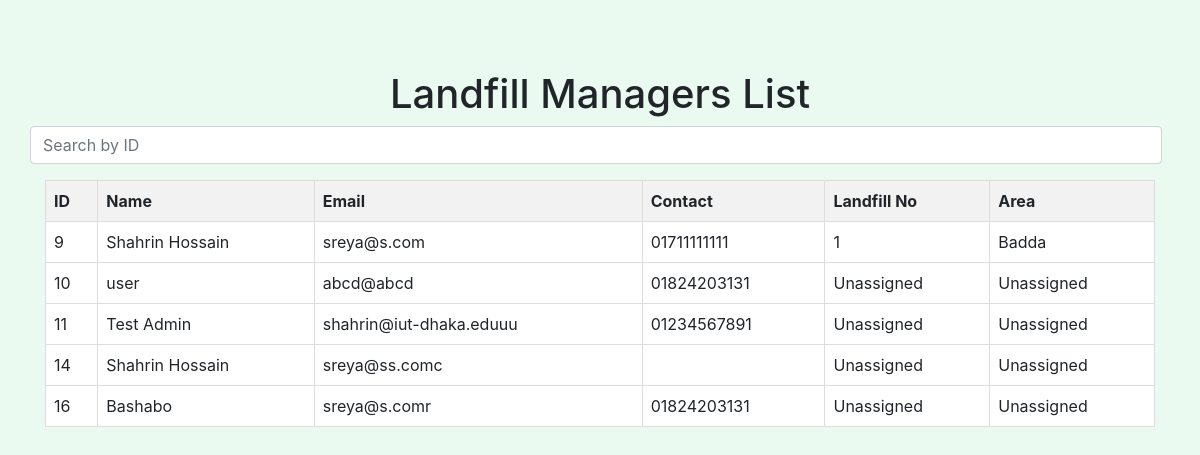
Page /landfill/manager_list (signed in) on the committed database.
### models.py (models this page shows, shortened)
class Landfill_manager_info(db.Model):
    id = db.Column(db.Integer, db.ForeignKey('user.id'), primary_key=True, nullable=False)
    landfill_id = db.Column(db.Integer, db.ForeignKey('landfill_info.landfill_id'), nullable=False)

class User(db.Model):
    id = db.Column(db.Integer, primary_key=True)
    email = db.Column(db.String(100), unique=True)
    password_hash = db.Column(db.String(100))
    role_id = db.Column(db.Integer, db.ForeignKey('role.id'), nullable=False)
    name = db.Column(db.String)
    contact = db.Column(db.String)
    verified = db.Column(db.Integer)

class Landfill_info(db.Model):
    landfill_id = db.Column(db.Integer, primary_key=True, autoincrement=True)
    name = db.Column(db.String)
    site_capacity = db.Column(db.Float, nullable=False)
    latitude = db.Column(db.Float)
    longitude = db.Column(db.Float)
    opening_time = db.Column(db.Time)
    closing_time = db.Column(db.Time)

### landfill.py (the view)
@landfill.route('/manager_list', methods=['GET'])
def get_lf_manager_list():
    if 5 in session['permissions']:
        all_managers = db.session.query(Landfill_manager_info, User).join(User, Landfill_manager_info.id == User.id).all()
        managers_data = [
            {
                'id': manager.Landfill_manager_info.id,
                'name': manager.User.name,
                'email': manager.User.email,
                'contact': manager.User.contact,
                'lf': manager.Landfill_manager_info.landfill_id
            }
            for manager in all_managers]
        all_lf = db.session.query(Landfill_info).all()
        lf_data = [
            {
                'landfill_no': lf.landfill_id,
                'name': lf.name,
            }
            for lf in all_lf]
        return render_template('all_lf_managers.html', managers=managers_data, lfs=lf_data)
    else:
        response = make_response(jsonify({"success": "False", "message": "Insufficient permissions"}), 401)
        return response

### templates/all_lf_managers.html (shortened to what this page needs)
<!DOCTYPE html>
<html lang="en">
<head>
    <link rel="stylesheet" href="https://cdn.jsdelivr.net/npm/bootstrap@4.6.2/dist/css/bootstrap.min.css">
</head>
<body>
<div class="container">
    <h1 class="row justify-content-center">Landfill Managers List</h1>
    <div class="row justify-content-center mb-3">
        <input type="number" id="searchInput" class="form-control mr-2" placeholder="Search by ID">
    </div>
    <table id="userTable">
        <thead>
            <tr>
                <th onclick="sortTable(0)">ID</th>
                <th onclick="sortTable(1)">Name</th>
                <th onclick="sortTable(2)">Email</th>
                <th onclick="sortTable(3)">Contact</th>
                <th onclick="sortTable(4)">Landfill No</th>
                <th onclick="sortTable(4)">Area</th>
            </tr>
        </thead>
        <tbody>
            {% for manager in managers %}
                <tr class="userData">
                    <td>{{ manager.id }}</td>
                    <td>{{ manager.name }}</td>
                    <td>{{ manager.email }}</td>
                    <td>{{ manager.contact }}</td>
                    {% if manager.lf==-1 %}
                    <td>Unassigned</td>
                    {% elif manager.lf!=-1 %}
                    <td>{{ manager.lf }}</td>
                    {% endif %}
                    {% if manager.lf==-1 %}
                    <td>Unassigned</td>
                    {% elif manager.lf!=-1 %}
                        {% for lf in lfs %}
                            {% if lf.landfill_no == manager.lf %}
                                <td>{{ lf.name }}</td>
                            {% endif %}
                        {% endfor %}
                    {% endif %}
                </tr>
            {% endfor %}
        </tbody>
    </table>
</div>
</body>
</html>

### templates/all_lf_managers.html (style rules this page uses)
body { background-color: #eafaf1; padding: 20px; }
.container { margin-top: 50px; }
table { width: 100%; border-collapse: collapse; background-color: #fff; border: 1px solid #dddddd; }
th, td { border: 1px solid #dddddd; text-align: left; padding: 8px; }
th { background-color: #f2f2f2; cursor: pointer; }

### rows in the picture
Landfill_manager_info: id "9", name "Shahrin Hossain", email "sreya@s.com", contact "01711111111", lf "1"
Landfill_info: name "Badda"
Landfill_manager_info: id "10", name "user", email "abcd@abcd", contact "01824203131", shows "Unassigned"
Landfill_manager_info: id "11", name "Test Admin", email "shahrin@iut-dhaka.eduuu", contact "01234567891", shows "Unassigned"
Landfill_manager_info: id "14", name "Shahrin Hossain", email "sreya@ss.comc", shows "Unassigned"
Landfill_manager_info: id "16", name "Bashabo", email "sreya@s.comr", contact "01824203131", shows "Unassigned"
